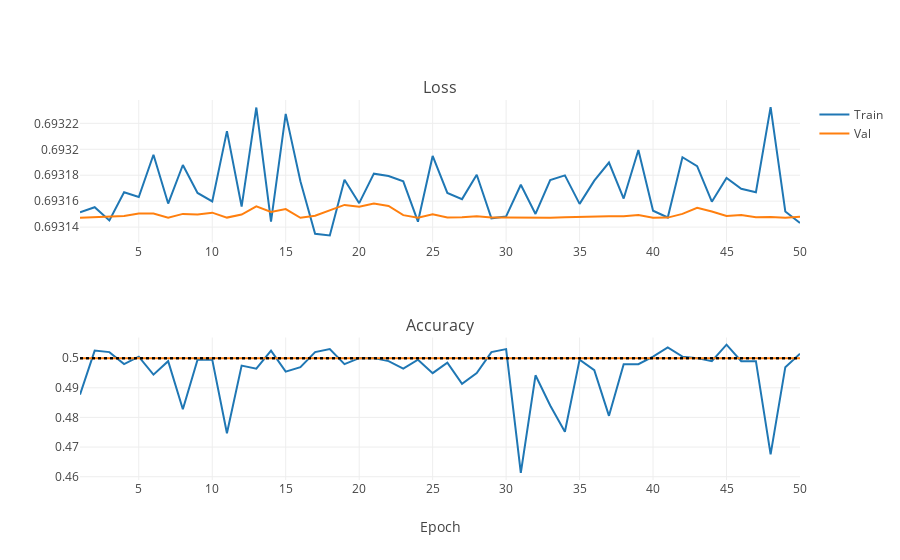

This figure's notebook cell:
### Markdown cell above
Well, how about making the network larger. For downscale=4:

### Code cell
iplot(plot_training_stats("/DATA/Dropbox/LOOTRPV/Personal_programming/MachineLearning/Tutorials/ImageRecognition/NNs/VGGNet_logs/4_downscale4.log"))
